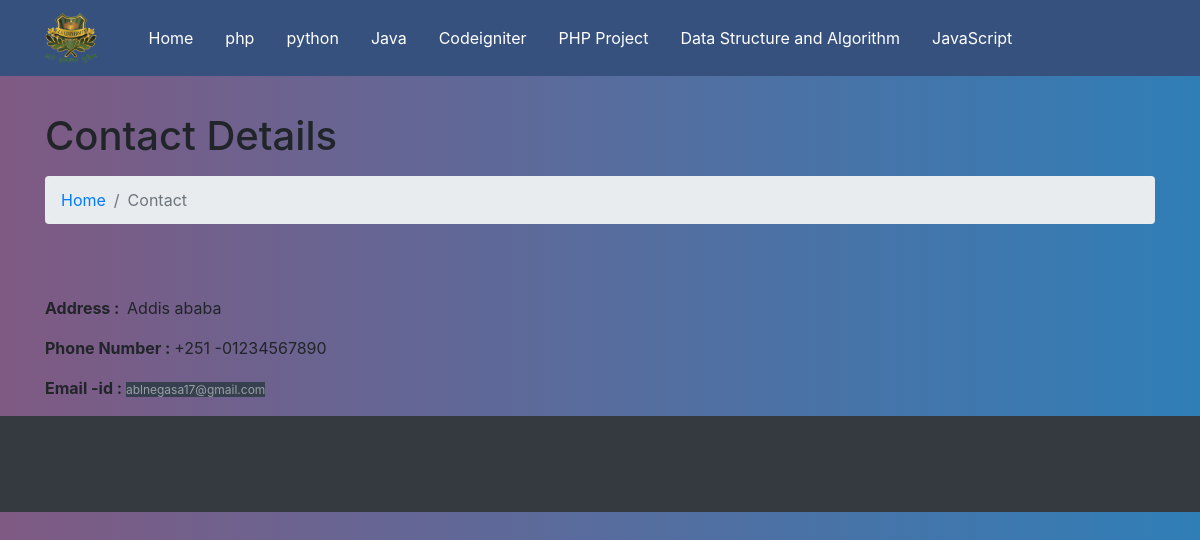
Screenshot of /php/contact-us.php with the database file from the repository.
### tables this page shows
CREATE TABLE `tblcategory` (
  `id` int(11) NOT NULL,
  `CategoryName` varchar(200) DEFAULT NULL,
  `Description` mediumtext DEFAULT NULL,
  `PostingDate` timestamp NULL DEFAULT current_timestamp(),
  `UpdationDate` timestamp NULL DEFAULT NULL ON UPDATE current_timestamp(),
  `Is_Active` int(1) DEFAULT NULL
);

CREATE TABLE `tblpages` (
  `id` int(11) NOT NULL,
  `PageName` varchar(200) DEFAULT NULL,
  `PageTitle` mediumtext DEFAULT NULL,
  `Description` longtext DEFAULT NULL,
  `PostingDate` timestamp NULL DEFAULT current_timestamp(),
  `UpdationDate` timestamp NULL DEFAULT NULL ON UPDATE current_timestamp()
);

### php/contact-us.php (the view, shortened to what this page needs)
<?php
include('includes/config.php');
?>
<!DOCTYPE html>
<html lang="en">
<head>
    <link href="vendor/bootstrap/css/bootstrap.min.css" rel="stylesheet">
    <link href="css/modern-business.css" rel="stylesheet">
</head>
<body>
    <?php include('includes/header.php');?>
    <div class="container">
        <?php
$pagetype='contactus';
$query=mysqli_query($con,"select PageTitle,Description from tblpages where PageName='$pagetype'");
while($row=mysqli_fetch_array($query))
{
?>
        <h1 class="mt-4 mb-3"><?php echo htmlentities($row['PageTitle'])?>
        </h1>
        <ol class="breadcrumb">
            <li class="breadcrumb-item">
                <a href="index.php">Home</a>
            </li>
            <li class="breadcrumb-item active">Contact</li>
        </ol>
        <div class="row">
            <div class="col-lg-12">
                <p><?php echo $row['Description'];?></p>
            </div>
        </div>
        <?php } ?>
    </div>
    <?php include('includes/footer.php');?>
</body>
</html>

### php/includes/header.php (shortened to what this page needs)
<header class="p-3  text-white" >
    <nav class="navbar fixed-top navbar-expand-lg navbar-dark fixed-to " style="background-color: #37517e;">
        <div class="container">
            <a class="navbar-brand" href="index.php"><img src="images/GLA_University_logo.png" height="50"></a>
            <div class="collapse navbar-collapse" id="navbarResponsive">
                <div class="container">
                    <div class="d-flex flex-wrap align-items-center justify-content-center justify-content-lg-start">
                        <a href="/" class="d-flex align-items-center mb-2 mb-lg-0 text-white text-decoration-none">
                            <svg class="bi me-2" width="5" height="5" role="img" aria-label="Bootstrap">
                                <use xlink:href="#bootstrap" />
                            </svg>
                        </a>
                        <ul class="navbar-nav me-auto mb-2 mb-lg-0">
                            <li class="nav-link  text-right">
                                <a class="nav-link active" aria-current="page" href="index.php">Home</a>
                                <?php $query = mysqli_query($con, "select id,CategoryName from tblcategory");
                                while ($row = mysqli_fetch_array($query)) {
                                    ?>
                                <li class="nav-link text-right">
                                    <a class="nav-link text-white"
                                        href="category.php?catid=<?php echo htmlentities($row['id']) ?>"><?php echo htmlentities($row['CategoryName']); ?></a>
                                </li>
                            <?php } ?>
                        </ul>
                        <br>
                    </div>
                </div>
            </div>
    </nav>
</header>

### php/css/modern-business.css (style rules this page uses)
body { padding-top: 54px; background: linear-gradient(to right, #7F5A83, #307eb7); }
@media (min-width: 992px) { body { padding-top: 56px; } }

### rows the page displays
tblcategory: CategoryName "php"
tblcategory: CategoryName "python"
tblcategory: CategoryName "Java"
tblcategory: CategoryName "Codeigniter"
tblcategory: CategoryName "PHP Project"
tblcategory: CategoryName "Data Structure and Algorithm"
tblcategory: CategoryName "JavaScript"
tblpages: PageTitle "Contact Details", Description "Address : Addis ababa Phone Number : +251 -01234567890 Email -id : ablnegasa17@gmail.com"
